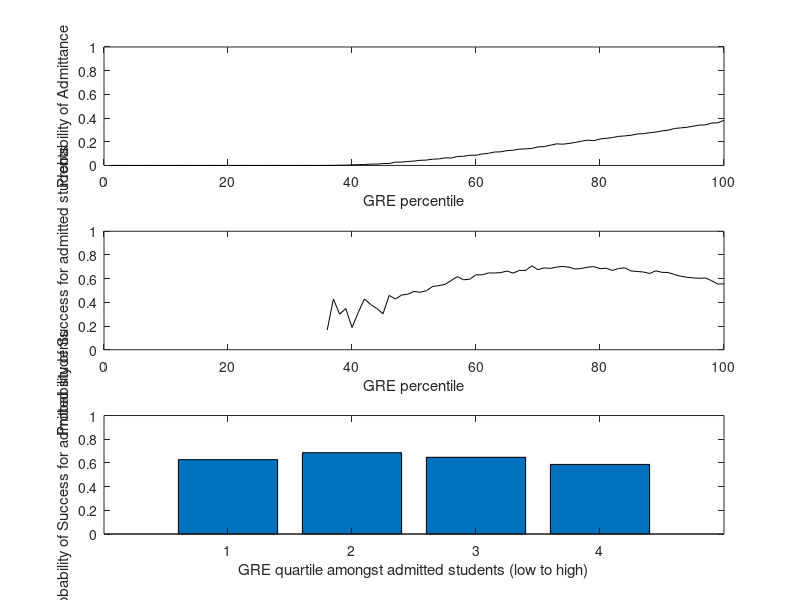
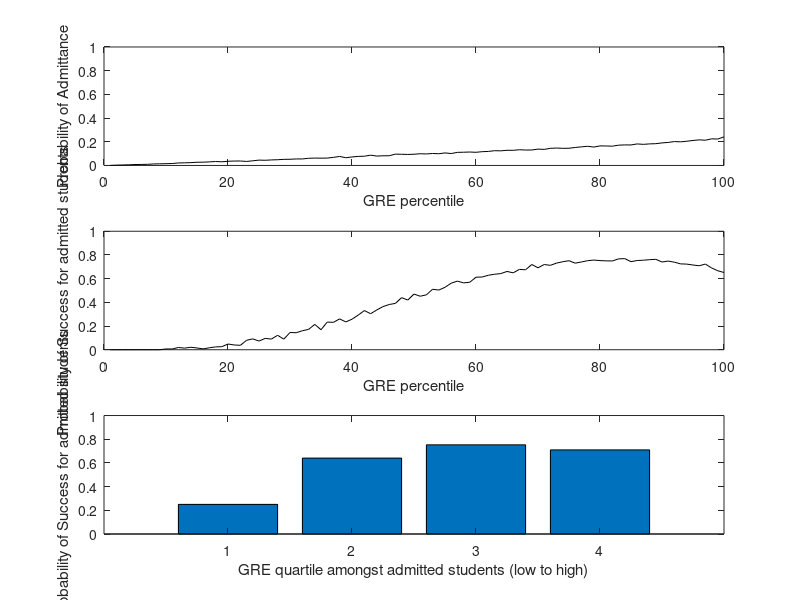

MATLAB code to generate these figures, in order:
function GRE_simulation

    Npop = 1000000;  % number of applicants
    Nlat=3;          % number of latent variables (aptitude, motivation, curiousity)

    Latent = randn(Npop,Nlat); % sample standard normal deviations for latent variables
    
    % determine observed variables in percentil scores from latent variables 
    
    GRE=Percentile(  [1  0   0]);  % aptitude only 
    GPA=Percentile(  [1  1   0]);  % aptitude and motivation 
    LET=Percentile(  [0  1   1]);  % motivation and curiousity
    SOP=Percentile(  [0  0   1]);  % curiousity

    suffice=normcdf(Latent,0,.5);   % determine sufficiency scores for each latent variable
    Complete=prod(suffice,2);       % completion probability is multiplication of sufficiency scores
    Complete = rand(size(Complete))<Complete; % determine PhD completion based on probabilities
    Success = Complete;
    
    figure(1);
    Policy=GRE.*GPA.*LET.*SOP;      % uase all 4 observed variables in equal weighting
    PlotResults(Policy,90,100);     % between 90% and 100% admitted based on this policy
    
    figure(2);
    Policy=GPA.*LET.*SOP;           % GREs are ignored
    PlotResults(Policy,90,100);     % between 90% and 100% admitted based on this policy
    
    % calculate outcome variable from weights and latent variables
    function Outcome=Percentile(W)
        Outcome = Latent*W';
        [Y,I]=sort(Outcome);
        [Y2,I2]=sort(I);
        Outcome=ceil(100.*(I2./Npop)); % return percentile of each datapoint
    end

    % find average success at each GRE and plot results
    function PlotResults(Policy,Lower,Upper)
        
        Admit=Policy>=prctile(Policy,Lower) & Policy<=prctile(Policy,Upper); % admit those between lower and upper percentile

        for g=1:100  % step through all 100 GRE percentiles
            GRE_success(g)=mean(Success(GRE==g & Admit));  % average success at GRE percentile
            GRE_N(g)=sum(GRE==g & Admit);                  % number of successful students at GRE percentile
            GRE_T(g)=sum(GRE==g);                          % number of admitted students at GRE percentile
        end
        GRE_dist=GRE_N./GRE_T;                            % probabo;otu of admittance at GRE percentile
        
        % output numbers
        AveSuccess=mean(Success(Admit))
        AveGRE_PHD_success=mean(GRE(Admit & Success==1))
        AveGRE_PHD_failure=mean(GRE(Admit & Success==0))

        
        % plot probability of admittance as function of GRE scores
        subplot(3,1,1);
        plot(GRE_dist,'-k');
        axis([0 100 0 1]);
        xlabel('GRE percentile');
        ylabel('Probability of Admittance');
        
        % plot distribution of success as function of GRE percentile
        subplot(3,1,2);
        plot(GRE_success,'-k')
        axis([0 100 0 1]);
        xlabel('GRE percentile');
        ylabel('Probability of Success for admitted students');
        
        % plot distribution of success based on GRE quartiles
        subplot(3,1,3);
        Cuts=prctile(GRE(Admit),[0 25 50 75 100]);
        for p=1:4
            y(p)=mean(Success(GRE>Cuts(p) & GRE<=Cuts(p+1) & Admit));
        end
        bar(y);
        axis([0 5 0 1]);
        xlabel('GRE quartile amongst admitted students (low to high)');
        ylabel('Probability of Success for admitted students');
        
    end

end
